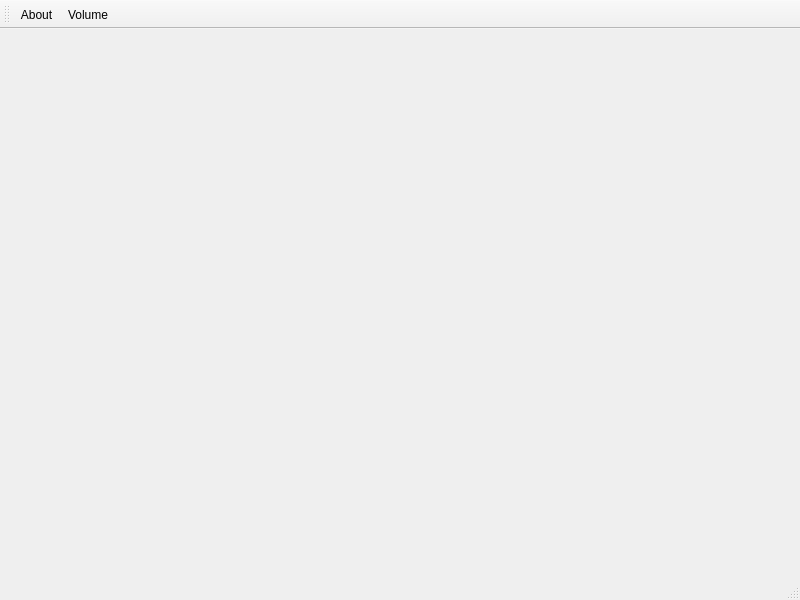
<?xml version="1.0" encoding="UTF-8"?>
<ui version="4.0">
 <class>MainWindow</class>
 <widget class="QMainWindow" name="MainWindow">
  <property name="geometry">
   <rect>
    <x>0</x>
    <y>0</y>
    <width>800</width>
    <height>600</height>
   </rect>
  </property>
  <property name="windowTitle">
   <string>MainWindow</string>
  </property>
  <widget class="QWidget" name="centralwidget"/>
  <widget class="QStatusBar" name="statusbar"/>
  <widget class="QToolBar" name="toolBar">
   <property name="windowTitle">
    <string>toolBar</string>
   </property>
   <attribute name="toolBarArea">
    <enum>TopToolBarArea</enum>
   </attribute>
   <attribute name="toolBarBreak">
    <bool>false</bool>
   </attribute>
   <addaction name="actionAbout"/>
   <addaction name="actionVolume"/>
  </widget>
  <action name="actionAbout">
   <property name="icon">
    <iconset resource="mario.qrc">
     <normaloff>:/images/about.png</normaloff>:/images/about.png</iconset>
   </property>
   <property name="text">
    <string>About</string>
   </property>
  </action>
  <action name="actionVolume">
   <property name="icon">
    <iconset resource="mario.qrc">
     <normaloff>:/images/volume.png</normaloff>:/images/volume.png</iconset>
   </property>
   <property name="text">
    <string>Volume</string>
   </property>
  </action>
 </widget>
 <resources>
  <include location="mario.qrc"/>
 </resources>
 <connections/>
</ui>
